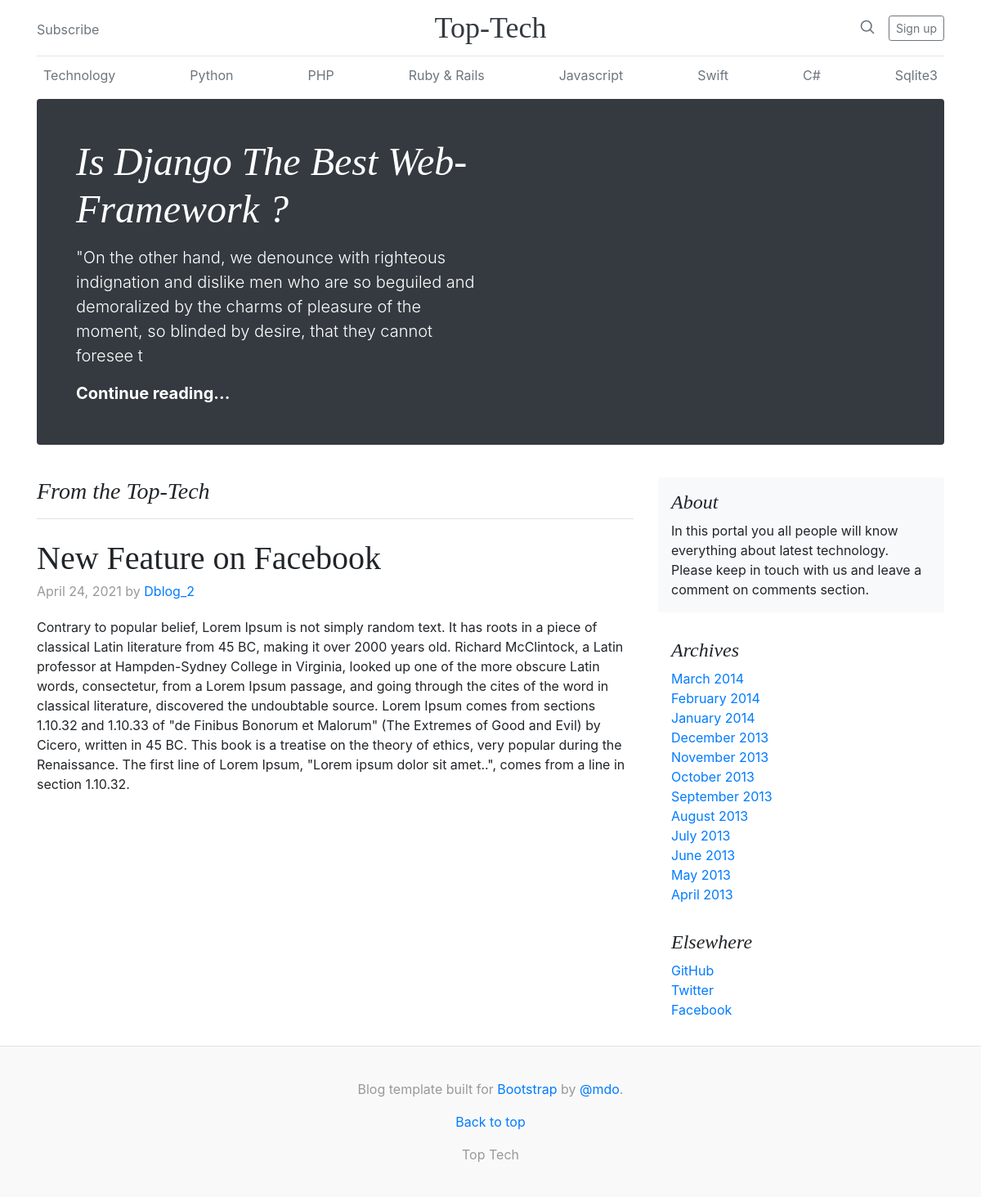
The page /aricle/1 on the database its author committed.
### blogViews/models.py (models this page shows, shortened)
class Category(models.Model):
    name = models.CharField(max_length=100)

class Post(models.Model):
    title = models.CharField(max_length=250)
    featured = models.BooleanField(default=False)
    post_date = models.DateField(auto_now_add=True)
    author = models.ForeignKey(User, on_delete=models.CASCADE, null=True)
    category = models.ForeignKey(Category, on_delete=models.CASCADE, null=True)
    body = models.TextField()
    slug = models.SlugField(max_length=200, unique=True)

### blogViews/views.py (the view)
# urls.py: path('aricle/<int:pk>', PostDetailView.as_view(), name="article-detail"),
class PostDetailView(DetailView):
    model = Post
    template_name = 'article_details.html'
    def get_context_data(self, *args, **kwargs) :
        feature_posts = Post.objects.filter(featured=True).order_by('-featured')[0:1]
        context = super().get_context_data(*args, **kwargs)
        context["feature_posts"] = feature_posts
        cat_lists = Category.objects.all()
        context["cat_lists"] = cat_lists
        return context

### blogViews/templates/article_details.html (shortened to what this page needs)
<!doctype html>
{% load static %}
<html lang="en">
  <head>
    <link href="{% static 'Css/bootstrap.min.css' %}" rel="stylesheet">
    <link href="{% static 'Css/blog.css' %}" rel="stylesheet">
  </head>
  <body>
    <div class="container">
      <header class="blog-header py-3">
        <div class="row flex-nowrap justify-content-between align-items-center">
          <div class="col-4 pt-1">
            <a class="text-muted" href="#">Subscribe</a>
          </div>
          <div class="col-4 text-center">
            <a class="blog-header-logo text-dark" href="{% url 'home'  %}">Top-Tech</a>
          </div>
          <div class="col-4 d-flex justify-content-end align-items-center">
            <a class="text-muted" href="#">
              <svg xmlns="http://www.w3.org/2000/svg" width="20" height="20" viewBox="0 0 24 24" fill="none" stroke="currentColor" stroke-width="2" stroke-linecap="round" stroke-linejoin="round" class="mx-3"><circle cx="10.5" cy="10.5" r="7.5"></circle><line x1="21" y1="21" x2="15.8" y2="15.8"></line></svg>
            </a>
            <a class="btn btn-sm btn-outline-secondary" href="{% url 'register'  %}">Sign up</a>
          </div>
        </div>
      </header>
      <div class="nav-scroller py-1 mb-2">
        <nav class="nav d-flex justify-content-between">
        {%for cat_list in cat_lists%}
          <a class="p-2 text-muted" href="{% url 'CategoryWisePostView' cat_list.id %}">{{cat_list.name}}</a>
        {%endfor%}
        </nav>
      </div>
      {% for feature_post in feature_posts %}
      <div class="jumbotron p-3 p-md-5 text-white rounded bg-dark">
        <div class="col-md-6 px-0">
          <h1 class="display-4 font-italic">{{feature_post.title}}</h1>
          <p class="lead my-3">{{feature_post.body|slice:":200"|safe }}</p>
          <p class="lead mb-0"><a href="#" class="text-white font-weight-bold">Continue reading...</a></p>
        </div>
      </div>
      {% endfor %}
      </div>
    <main role="main" class="container">
    <div class="row">
      <div class="col-md-8 blog-main">
        <h3 class="pb-3 mb-4 font-italic border-bottom">
          From the Top-Tech
        </h3>
        <div class="blog-post">
          <h2 class="blog-post-title">{{object.title}}</h2>
          <p class="blog-post-meta">{{object.post_date}} by <a href="#">{{object.author}}</a></p>
         <p>{{object.body}}</p>
        </div>
      </div>
      <aside class="col-md-4 blog-sidebar">
        <div class="p-3 mb-3 bg-light rounded">
          <h4 class="font-italic">About</h4>
          <p class="mb-0">In this portal you all people will know everything about latest technology. Please keep in touch with us and leave a comment on comments section.</p>
        </div>
        <div class="p-3">
          <h4 class="font-italic">Archives</h4>
          <ol class="list-unstyled mb-0">
            <li><a href="#">March 2014</a></li>
            <li><a href="#">February 2014</a></li>
            <li><a href="#">January 2014</a></li>
            <li><a href="#">December 2013</a></li>
            <li><a href="#">November 2013</a></li>
            <li><a href="#">October 2013</a></li>
            <li><a href="#">September 2013</a></li>
            <li><a href="#">August 2013</a></li>
            <li><a href="#">July 2013</a></li>
            <li><a href="#">June 2013</a></li>
            <li><a href="#">May 2013</a></li>
            <li><a href="#">April 2013</a></li>
          </ol>
        </div>
        <div class="p-3">
          <h4 class="font-italic">Elsewhere</h4>
          <ol class="list-unstyled">
            <li><a href="https://github.com/shaheed2108">GitHub</a></li>
            <li><a href="#">Twitter</a></li>
            <li><a href="#">Facebook</a></li>
          </ol>
        </div>
      </aside>
    </div>
  </main>
    <footer class="blog-footer">
      <p>Blog template built for <a href="https://getbootstrap.com/">Bootstrap</a> by <a href="https://twitter.com/mdo">@mdo</a>.</p>
      <p>
        <a href="#">Back to top</a>
      </p>
      <p>
        <a>Top Tech</a>
      </p>
    </footer>
  </body>
</html>

### staticfiles/Css/blog.css (style rules this page uses)
.blog-header { line-height: 1; border-bottom: 1px solid #e5e5e5; }
.blog-header-logo { font-family: "Playfair Display", Georgia, "Times New Roman", serif; font-size: 2.25rem; }
h1, h2, h3, h4, h5, h6 { font-family: "Playfair Display", Georgia, "Times New Roman", serif; }
.display-4 { font-size: 2.5rem; }
@media (min-width: 768px) { .display-4 { font-size: 3rem; } }
.nav-scroller { position: relative; z-index: 2; height: 2.75rem; overflow-y: hidden; }
.nav-scroller .nav { display: -webkit-box; display: -ms-flexbox; display: flex; -ms-flex-wrap: nowrap; flex-wrap: nowrap; padding-bottom: 1rem; margin-top: -1px; overflow-x: auto; text-align: center; white-space: nowrap; -webkit-overflow-scrolling: touch; }
.border-bottom { border-bottom: 1px solid #e5e5e5; }
.blog-post { margin-bottom: 4rem; }
.blog-post-title { margin-bottom: .25rem; font-size: 2.5rem; }
.blog-post-meta { margin-bottom: 1.25rem; color: #999; }
.blog-footer { padding: 2.5rem 0; color: #999; text-align: center; background-color: #f9f9f9; border-top: .05rem solid #e5e5e5; }
.blog-footer p:last-child { margin-bottom: 0; }

### rows shown on the page
Category: name "Technology"
Category: name "Python"
Category: name "PHP"
Category: name "Ruby & Rails"
Category: name "Javascript"
Category: name "Swift"
Category: name "C#"
Category: name "Sqlite3"
Post: title "Is Django The Best Web-Framework ?", body "\"On the other hand, we denounce with righteous indignation and dislike men who are so beguiled and demoralized by the charms of pleasure of the moment, so blinded by desire, that they cannot foresee t"
Post: title "New Feature on Facebook", post_date "April 24, 2021", author "Dblog_2", body "Contrary to popular belief, Lorem Ipsum is not simply random text. It has roots in a piece of classical Latin literature from 45 BC, making it over 2000 years old. Richard McClintock, a Latin professor at Hampden-Sydney College in Virginia, looked up one of the more obscure Latin words, consectetur, from a Lorem Ipsum passage, and going through the cites of the word in classical literature, discovered the undoubtable source. Lorem Ipsum comes from sections 1.10.32 and 1.10.33 of \"de Finibus Bonorum et Malorum\" (The Extremes of Good and Evil) by Cicero, written in 45 BC. This book is a treatise on the theory of ethics, very popular during the Renaissance. The first line of Lorem Ipsum,…"
